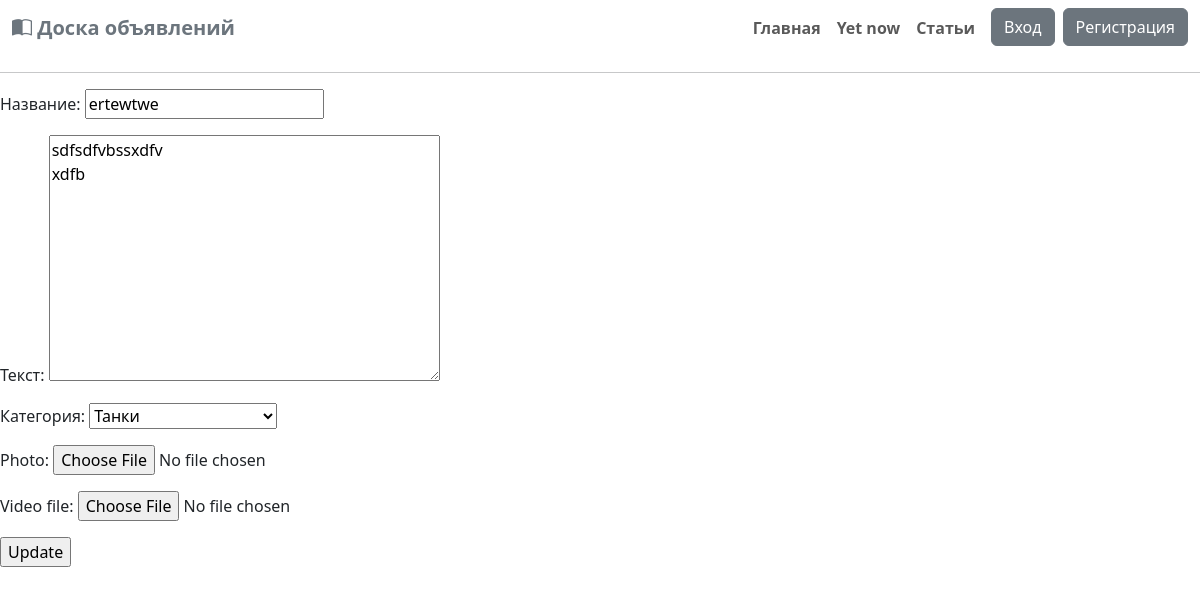
Page /post/update/ertewtwe/ on the committed database.
### mainapp/models.py (models this page shows, shortened)
class Post(models.Model):
    user = models.ForeignKey(User, on_delete=models.CASCADE, related_name='user_post', verbose_name='Автор')
    title = models.CharField(max_length=255, verbose_name='Название')
    text = models.TextField(verbose_name='Текст')
    category = models.ForeignKey(Category, on_delete=models.CASCADE, verbose_name='Категория',
                                 related_name="category_post")
    photo = models.ImageField(upload_to="photos/%Y/%m/%d", blank=True)
    video_file = models.FileField(upload_to='post_video', blank=True, null=True)
    time_created = models.DateTimeField(auto_now_add=True, verbose_name='Время создания')
    slug = models.SlugField(max_length=255, unique=True, db_index=True, verbose_name="Slug")
    class Meta:
        verbose_name = 'Пост'
        verbose_name_plural = 'Посты'

### mainapp/views.py (the view)
# urls.py: path('post/update/<slug:slug>/', UpdatePost.as_view(), name='update_post'),
class UpdatePost(UpdateView):
    model = Post
    fields = ('title', 'text', 'category', 'photo', 'video_file')
    template_name = 'mainapp/post-update.html'
    success_url = reverse_lazy('main')
    def get_context_data(self, *, object_list=None, **kwargs):
        context = super().get_context_data(**kwargs)
        context['menu'] = menu
        context['title'] = 'Изменение поста'
        return context

### mainapp/models.py (called while the page is built)
    def __str__(self):
        return self.name

### mainapp/templates/mainapp/post-update.html (shortened to what this page needs)
{% extends 'mainapp/post-page.html' %}
{% block one_post %}
<hr>
<form action="" method="post">
    {{ form.as_p }}
    <input type="submit" value="Update" />
</form>
{% endblock %}

### rows in the picture
Post: title "ertewtwe", text "sdfsdfvbssxdfv xdfb", category "Танки"

### other values in the picture
{{ m.title }} "Главная" "Yet now" "Статьи"
